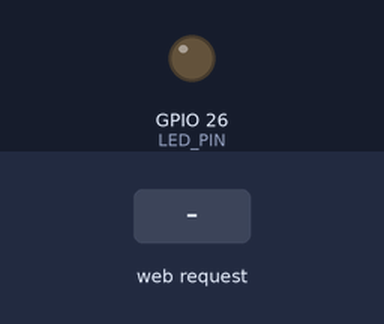
Recording of a sketch running on a simulated ESP32. Shown: output pins drawn as LEDs (lit = HIGH). Inputs (shaded band) come from the test bench. WiFi joins after 1.5 s; servers stay silent unless stated; what the sketch prints to the serial monitor is not drawn.

Above: at 2.7 s.
2.8 s: HTTP request GET /on received
At 3.3 s:
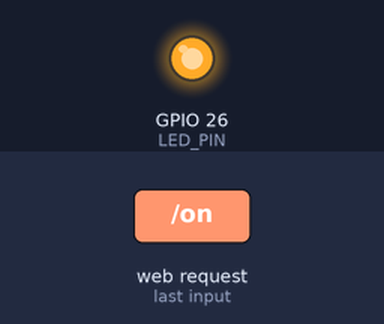
4.3 s: HTTP request GET /off received
At 5.7 s:
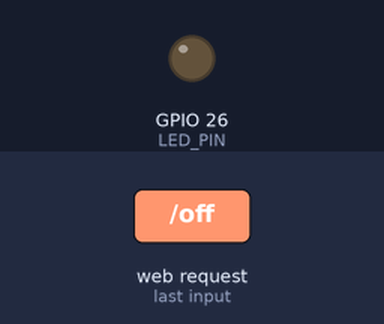
Timing chart, 0 to 7.3 s (numbered marks = the images above; inputs shaded):
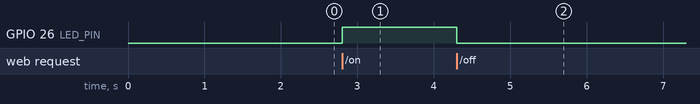

The sketch:

ESP32_Serveur_Web_LED.ino
```cpp
// TP IoT - Piloter une LED avec un serveur web sur ESP32
// Carte : DOIT ESP32 DEVKIT V1 - LED + résistance 220 ohms sur la broche D26 (GPIO 26)

#include <WiFi.h>
#include <WebServer.h>

const char* ssid = "NOM_DU_RESEAU";      // nom du réseau Wi-Fi (2,4 GHz)
const char* password = "MOT_DE_PASSE";   // mot de passe du réseau Wi-Fi

const int LED_PIN = 26;
WebServer server(80);                    // serveur web sur le port 80
bool etat_led = false;

// Construit la page HTML envoyée au navigateur
String page() {
  String html = "<!DOCTYPE html><html><head><meta charset='utf-8'>";
  html += "<meta name='viewport' content='width=device-width'></head><body>";
  html += "<h1>LED : ";
  html += etat_led ? "allumée" : "éteinte";
  html += "</h1>";
  // Voyant cliquable : il ouvre /off si la LED est allumée, /on si elle est éteinte
  html += etat_led ? "<a href='/off'>" : "<a href='/on'>";
  html += "<div style='width:80px;height:80px;border-radius:50%;border:3px solid #333;background:";
  html += etat_led ? "#ff2020;box-shadow:0 0 30px #ff2020" : "#555";
  html += "'></div></a>";
  html += "<p>Appuyez sur le voyant pour ";
  html += etat_led ? "éteindre" : "allumer";
  html += " la LED.</p>";
  html += "</body></html>";
  return html;
}

// Appelée quand le navigateur demande l'adresse /
void handleRoot() {
  server.send(200, "text/html; charset=utf-8", page());
}

// Appelée quand le navigateur demande l'adresse /on
void handleOn() {
  digitalWrite(LED_PIN, HIGH);
  etat_led = digitalRead(LED_PIN);
  server.send(200, "text/html; charset=utf-8", page());
}

// Appelée quand le navigateur demande l'adresse /off
void handleOff() {
  digitalWrite(LED_PIN, LOW);
  etat_led = digitalRead(LED_PIN);
  server.send(200, "text/html; charset=utf-8", page());
}

void setup() {
  Serial.begin(115200);
  pinMode(LED_PIN, OUTPUT);
  digitalWrite(LED_PIN, LOW);

  WiFi.begin(ssid, password);            // connexion au Wi-Fi
  Serial.print("Connexion au Wi-Fi");
  while (WiFi.status() != WL_CONNECTED) {
    delay(500);
    Serial.print(".");
  }
  Serial.println();
  Serial.print("Adresse IP : ");
  Serial.println(WiFi.localIP());        // adresse à taper dans le navigateur

  server.on("/", handleRoot);            // adresse -> fonction
  server.on("/on", handleOn);
  server.on("/off", handleOff);
  server.begin();                        // démarrage du serveur web
}

void loop() {
  server.handleClient();                 // traite les requêtes des navigateurs
}
```

Measured:
- after the input at 2.8 s, GPIO 26 (LED_PIN): LOW → HIGH at once
- after the input at 4.3 s, GPIO 26 (LED_PIN): HIGH → LOW at once
